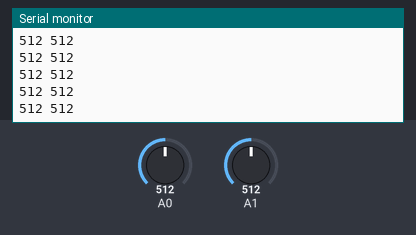
Simulated run of this sketch. Board: Arduino Uno, built with avr-gcc and run on an emulated ATmega328P. On the bench: the last lines printed to the serial monitor. The inputs (shaded band) are chosen by the test bench; at power-on: A0 = 512, A1 = 512.

Above: at 1.2 s.
1.3 s: A0 set to 716
At 1.33 s:
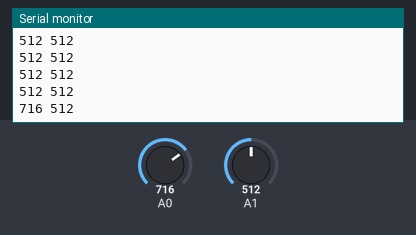
4.3 s: A1 set to 716
At 4.31 s:
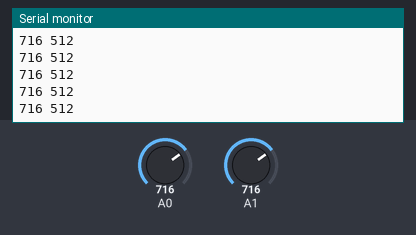
5.8 s: A0 set to 900
At 5.83 s:
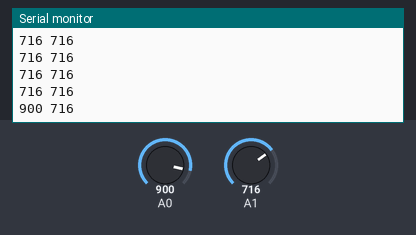
7.3 s: A1 set to 900
At 7.35 s:
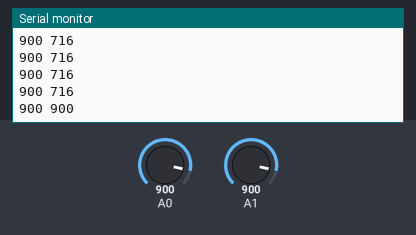
Timing chart, 0 to 9.8 s (numbered marks = the images above; inputs shaded):
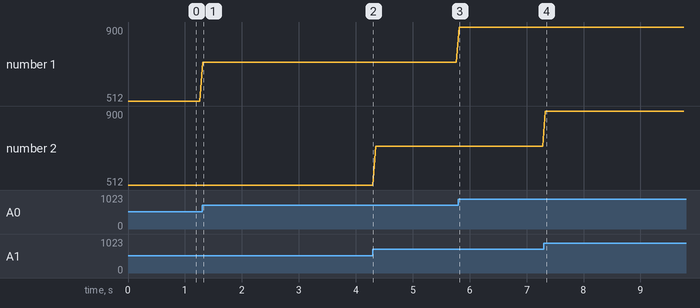

Measured:
- after the input at 1.3 s, the serial monitor: prints a new line at once (image 1)
- after the input at 5.8 s, the serial monitor: prints a new line at once (image 3)
- after the input at 7.3 s, the serial monitor: prints a new line at once (image 4)
- plotted number 1: 512 → 716 after the input at 1.3 s, 716 → 900 after the input at 5.8 s

The sketch:

sensorlinha.ino
```cpp
void setup() {
  pinMode(0, OUTPUT);
  pinMode(1, OUTPUT);
  Serial.begin(9600);
}

void loop() {
  Serial.print(analogRead(0));
  Serial.print(" ");
  Serial.println(analogRead(1));
  delay(50);
}
```
